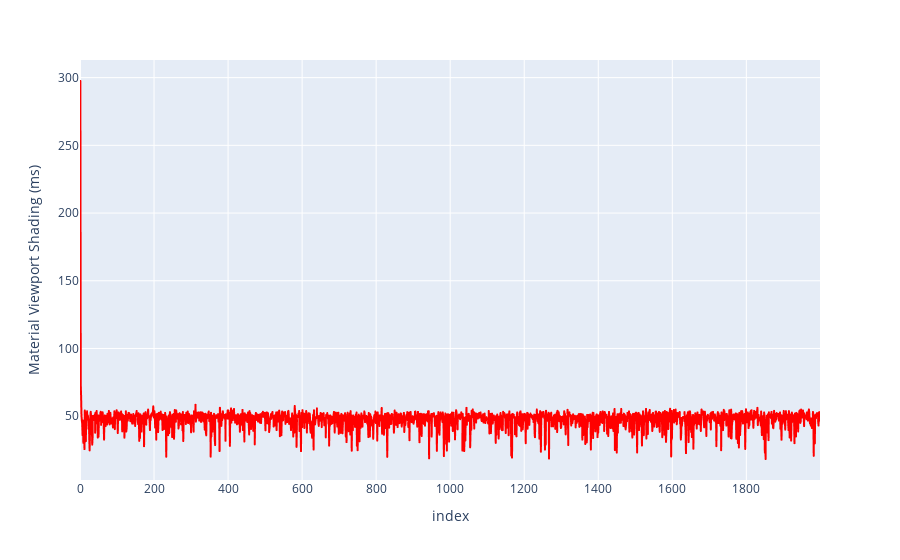

Write notebook code for a chart like this one.
### Code cell
fig2 = px.line(df, y='Material Viewport Shading (ms)', color_discrete_sequence=['red'])
fig2.show()

### Figure 1 — Plotly figure (JSON) as saved in the notebook; plotly's stock layout.template omitted (floating-point values rounded to 4 significant figures; data arrays with more than 128 entries replaced by an {"elided": "..."} marker saying what was removed)
{"data": [{"hovertemplate": "index=%{x}<br>Material Viewport Shading (ms)=%{y}<extra></extra>", "legendgroup": "", "line": {"color": "red", "dash": "solid"}, "marker": {"symbol": "circle"}, "mode": "lines", "name": "", "showlegend": false, "type": "scattergl", "x": {"elided": "2000 int values"}, "xaxis": "x", "y": {"elided": "2000 float values"}, "yaxis": "y"}], "layout": {"legend": {"tracegroupgap": 0}, "margin": {"t": 60}, "xaxis": {"anchor": "y", "domain": [0, 1], "title": {"text": "index"}}, "yaxis": {"anchor": "x", "domain": [0, 1], "title": {"text": "Material Viewport Shading (ms)"}}}}
